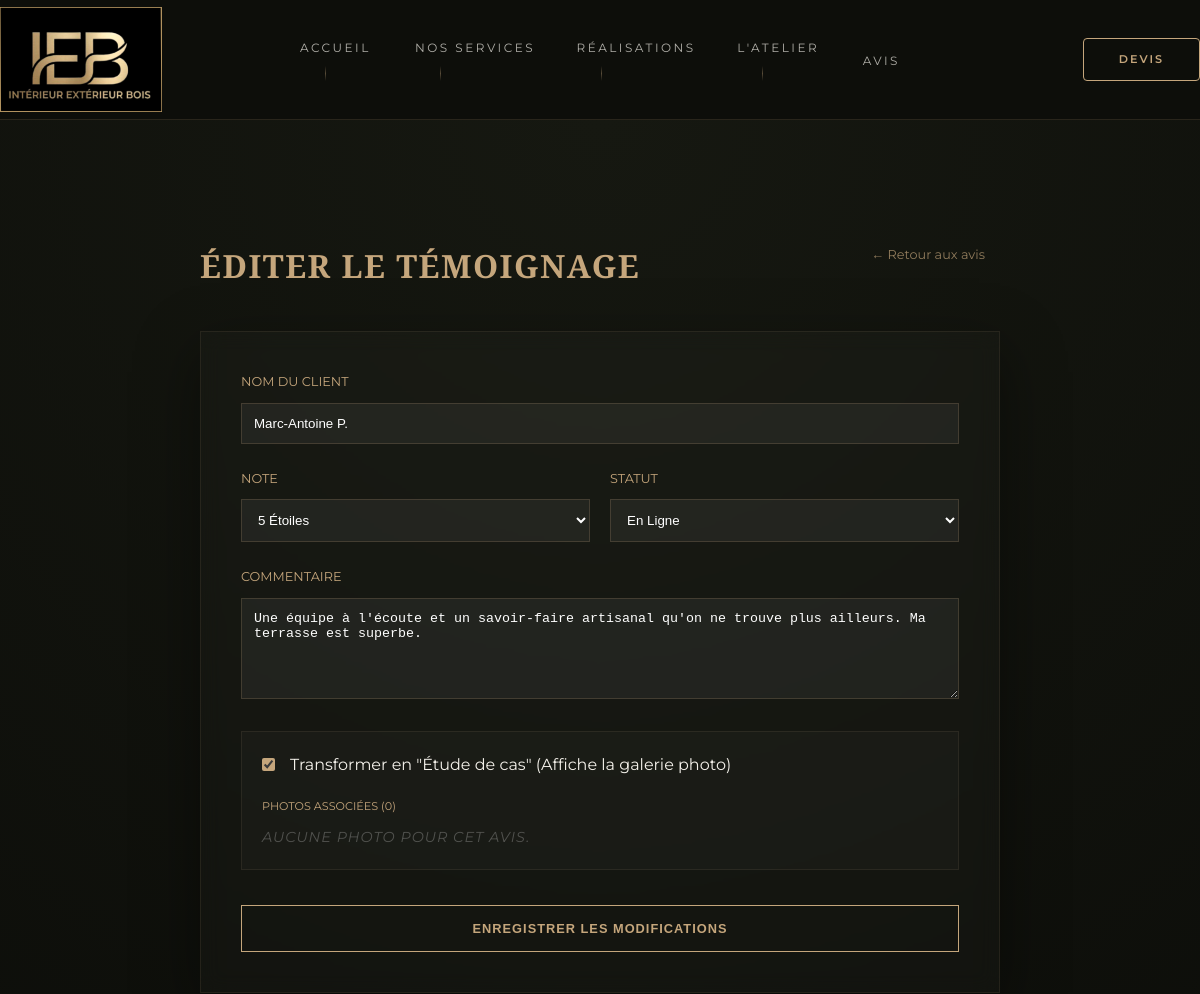
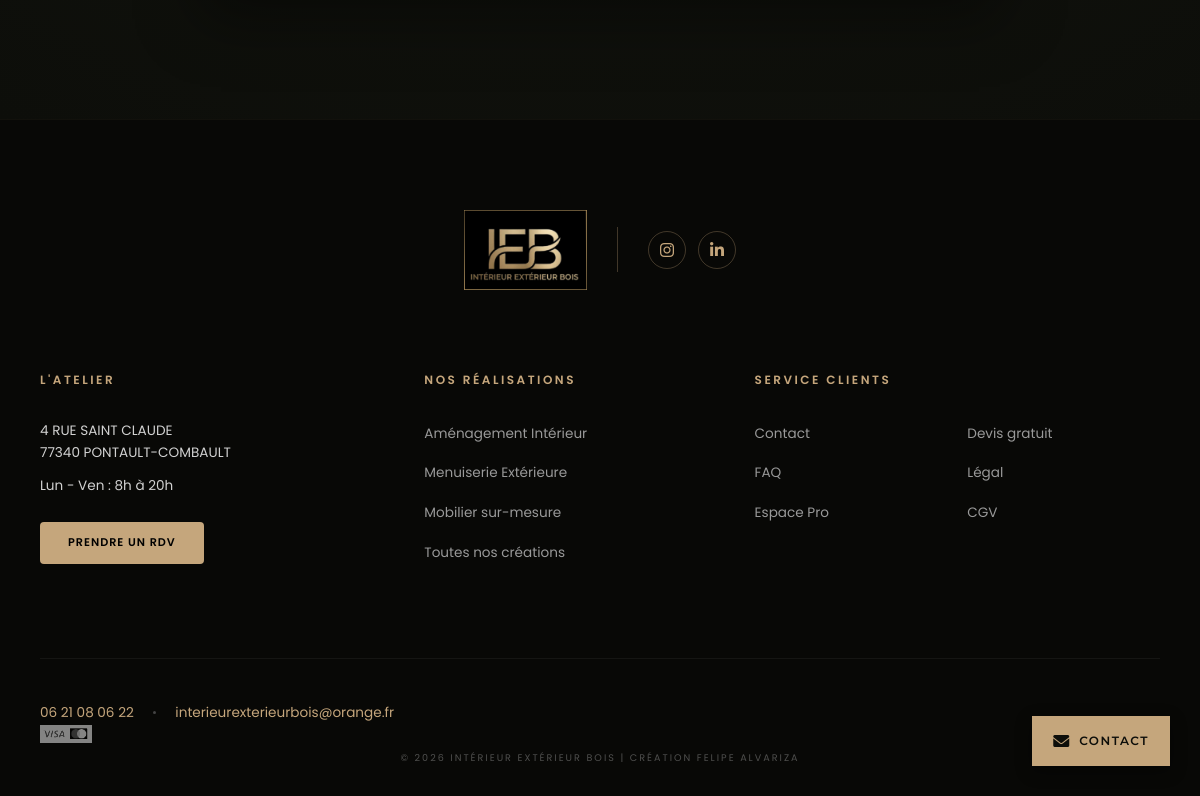
The app's page /admin/edit_avis.php?id=1 (signed in) with its own data (2 pictures, top to bottom).
### tables this page shows
CREATE TABLE IF NOT EXISTS `avis` (
  `id` int(11) NOT NULL AUTO_INCREMENT,
  `nom` varchar(255) DEFAULT NULL,
  `commentaire` mediumtext DEFAULT NULL,
  `type_projet` varchar(100) DEFAULT NULL,
  `note` int(11) DEFAULT NULL,
  `statut` varchar(50) DEFAULT 'affiche',
  `date` datetime DEFAULT current_timestamp(),
  `image` varchar(255) DEFAULT NULL,
  `slug` varchar(255) DEFAULT NULL,
  `est_detaille` tinyint(1) DEFAULT 0,
  PRIMARY KEY (`id`)
);

### src/admin/edit_avis.php (the view, shortened to what this page needs)
<?php
require_once('../includes/db.php');
$id = isset($_GET['id']) ? intval($_GET['id']) : 0;
$stmt = $pdo->prepare("SELECT * FROM avis WHERE id = ?");
$stmt->execute([$id]);
$avis = $stmt->fetch();
$stmt_images = $pdo->prepare("SELECT * FROM images_avis WHERE avis_id = ? ORDER BY id ASC");
$stmt_images->execute([$id]);
$galerie = $stmt_images->fetchAll();
include('../includes/header.php');
?>
<link rel="stylesheet" href="../css/admin.css">
<main class="admin-main">
    <div class="container" style="max-width: 800px; margin: 0 auto;">
        <div style="display: flex; justify-content: space-between; align-items: center; margin-bottom: 40px;">
            <h1 class="serif-gold">Éditer le Témoignage</h1>
            <a href="avis.php" class="btn-action" style="margin-bottom: 20px; display: inline-block; color: #c5a67c; text-decoration: none;">← Retour aux avis</a>
        </div>
        <div class="card-premium">
            <form method="POST">
                <div style="margin-bottom: 25px;">
                    <label style="display:block; color:var(--gold-accent); margin-bottom:10px; font-size:0.8rem; text-transform:uppercase;">Nom du Client</label>
                    <input type="text" name="nom" value="<?= htmlspecialchars($avis['nom']) ?>" required
                           style="width:100%; background:rgba(255,255,255,0.05); border:1px solid rgba(197,166,124,0.2); padding:12px; color:white;">
                </div>
                <div style="display: grid; grid-template-columns: 1fr 1fr; gap: 20px; margin-bottom: 25px;">
                    <div>
                        <label style="display:block; color:var(--gold-accent); margin-bottom:10px; font-size:0.8rem; text-transform:uppercase;">Note</label>
                        <select name="note" style="width:100%; background:rgba(255,255,255,0.05); border:1px solid rgba(197,166,124,0.2); padding:12px; color:white;">
                            <?php for($i=1; $i<=5; $i++): ?>
                                <option value="<?= $i ?>" <?= $avis['note'] == $i ? 'selected' : '' ?>><?= $i ?> Étoile<?= $i>1?'s':'' ?></option>
                            <?php endfor; ?>
                        </select>
                    </div>
                    <div>
                        <label style="display:block; color:var(--gold-accent); margin-bottom:10px; font-size:0.8rem; text-transform:uppercase;">Statut</label>
                        <select name="statut" style="width:100%; background:rgba(255,255,255,0.05); border:1px solid rgba(197,166,124,0.2); padding:12px; color:white;">
                            <option value="affiche" <?= $avis['statut'] === 'affiche' ? 'selected' : '' ?>>En Ligne</option>
                        </select>
                    </div>
                </div>
                <div style="margin-bottom: 25px;">
                    <label style="display:block; color:var(--gold-accent); margin-bottom:10px; font-size:0.8rem; text-transform:uppercase;">Commentaire</label>
                    <textarea name="commentaire" rows="5" required
                              style="width:100%; background:rgba(255,255,255,0.05); border:1px solid rgba(197,166,124,0.2); padding:12px; color:white;"><?= htmlspecialchars($avis['commentaire']) ?></textarea>
                </div>
                <div style="margin-bottom: 25px; padding: 20px; background: rgba(255,255,255,0.02); border: 1px solid rgba(197,166,124,0.1);">
                    <label style="display:flex; align-items:center; gap:15px; cursor:pointer; color:var(--light-beige); margin-bottom: 20px;">
                        <input type="checkbox" name="est_detaille" <?= $avis['est_detaille'] ? 'checked' : '' ?> style="accent-color:var(--gold-accent);">
                        Transformer en "Étude de cas" (Affiche la galerie photo)
                    </label>
                    <label style="display:block; color:var(--gold-accent); margin-bottom:10px; font-size:0.7rem; text-transform:uppercase;">Photos associées (<?= count($galerie) ?>)</label>
                    <div style="display: flex; flex-wrap: wrap; gap: 10px;">
                        <?php if(!empty($galerie)): ?>
                            <?php foreach($galerie as $img): ?>
                                <div style="position: relative;">
                                    <img src="../<?= htmlspecialchars($img['image_url']) ?>"
                                         style="width:120px; height:120px; object-fit:cover; border:1px solid var(--gold-accent); border-radius: 4px;">
                                    <?php if($img['image_url'] == $avis['image']): ?>
                                        <span style="position:absolute; bottom:0; left:0; right:0; background:var(--gold-accent); color:black; font-size:10px; text-align:center; font-weight:bold;">PRINCIPALE</span>
                                    <?php endif; ?>
                                </div>
                            <?php endforeach; ?>
                        <?php else: ?>
                            <p style="color:rgba(255,255,255,0.3); font-style:italic; font-size:0.9rem;">Aucune photo pour cet avis.</p>
                        <?php endif; ?>
                    </div>
                </div>
                <button type="submit" class="btn-gold" style="width:100%; cursor:pointer; font-weight:bold; padding: 15px;">
                    Enregistrer les modifications
                </button>
            </form>
        </div>
    </div>
</main>
<?php include('../includes/footer.php'); ?>

### src/css/style.css (style rules this page uses)
:root { --dark-wood: #0d0e0a; --bg-light: #161811; --light-beige: #f4f1ea; --gold-accent: #c5a67c; --gold-glow: rgba(197, 166, 124, 0.3); --transition-luxe: all 0.6s cubic-bezier(0.16, 1, 0.3, 1); }
.container { width: 90%; max-width: 1400px; margin: 0 auto; }
.card-premium { background: rgba(255,255,255,0.02); border: 1px solid rgba(197,166,124,0.08); box-shadow: 0 20px 60px rgba(0,0,0,0.4); }
* { box-sizing: border-box; margin: 0; padding: 0; }
body { font-family: 'Montserrat', sans-serif; background: linear-gradient( to bottom, #0d0e0a 0%, #141610 30%, #161811 60%, #1a1c14 100% ); color: var(--light-beige); -webkit-font-smoothing: antialiased; line-height: 1.6; overflow-x: hidden; }
h1, h2, h3 { font-family: 'Playfair Display', serif; font-weight: 600; }
.btn-gold { width: 100%; padding: 20px; background: var(--gold-accent); color: #1a1c14; border: none; text-transform: uppercase; letter-spacing: 3px; font-weight: 700; cursor: pointer; transition: all 0.4s ease; margin-top: 10px; }
:root { --gold-accent: #c5a67c; --gold-glow: rgba(197, 166, 124, 0.4); --light-beige: #f5f5f0; }
html { scroll-behavior: smooth; }
h1, h2 { letter-spacing: -0.02em; }
html, body { max-width: 100%; overflow-x: hidden; width: 100%; }

### src/css/header.css (style rules this page uses)
html, body { max-width: 100%; overflow-x: hidden; width: 100%; position: relative; }
html, body { max-width: 100% !important; overflow-x: hidden !important; position: relative; width: 100%; }

### src/css/admin.css (style rules this page uses)
:root { --dark-wood: #0d0e0a; --bg-light: #161811; --light-beige: #f4f1ea; --gold-accent: #c5a67c; --gold-glow: rgba(197, 166, 124, 0.2); --transition-luxe: all 0.6s cubic-bezier(0.16, 1, 0.3, 1); }
body { background-color: var(--dark-wood); color: var(--light-beige); font-family: 'Montserrat', sans-serif; margin: 0; line-height: 1.6; }
.admin-main { padding: 120px 0; background: radial-gradient(circle at top center, var(--bg-light) 0%, var(--dark-wood) 100%); min-height: 100vh; }
.serif-gold { font-family: 'Playfair Display', serif; color: var(--gold-accent); letter-spacing: 1.5px; font-weight: 600; text-transform: uppercase; }
.card-premium { background: rgba(255, 255, 255, 0.02); border: 1px solid rgba(197, 166, 124, 0.1); padding: 40px; position: relative; transition: var(--transition-luxe); overflow: hidden; backdrop-filter: blur(10px); }
.card-premium p { text-transform: uppercase; letter-spacing: 1px; font-size: 0.8rem; opacity: 0.8; }
.btn-gold { display: inline-block; padding: 12px 25px; background: transparent; border: 1px solid var(--gold-accent); color: var(--gold-accent); text-decoration: none; text-transform: uppercase; font-size: 0.8rem; letter-spacing: 1px; font-weight: 600; transition: var(--transition-luxe); }
.btn-action { color: var(--light-beige); text-decoration: none; font-size: 0.8rem; margin-right: 15px; opacity: 0.7; transition: 0.3s; }
select option { background-color: #1a1a1a; color: white; padding: 10px; }

### src/css/footer.css (style rules this page uses)
html, body { max-width: 100%; overflow-x: hidden; width: 100%; height: 100%; margin: 0; padding: 0; position: relative; }

### records on screen
avis: nom "Marc-Antoine P.", note "5 Étoiles", statut "En Ligne", commentaire "Une équipe à l'écoute et un savoir-faire artisanal qu'on ne trouve plus ailleurs. Ma terrasse est superbe.", est_detaille "☑"

### other values on screen
count($galerie) "0"
